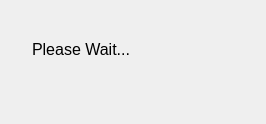
<?xml version="1.0" encoding="UTF-8"?>
<ui version="4.0">
 <class>BusyDialog</class>
 <widget class="QDialog" name="BusyDialog">
  <property name="geometry">
   <rect>
    <x>0</x>
    <y>0</y>
    <width>266</width>
    <height>124</height>
   </rect>
  </property>
  <property name="windowTitle">
   <string>Please Wait...</string>
  </property>
  <property name="styleSheet">
   <string notr="true">QDialog { background-color : rgb(230, 240, 249);
					border-width: 1px; border-style: solid;
					border-color:   #D8D8D8;};</string>
  </property>
  <widget class="QWidget" name="">
   <property name="geometry">
    <rect>
     <x>12</x>
     <y>22</y>
     <width>241</width>
     <height>89</height>
    </rect>
   </property>
   <layout class="QGridLayout" name="gridLayout">
    <property name="spacing">
     <number>8</number>
    </property>
    <item row="0" column="0">
     <spacer name="verticalSpacer_2">
      <property name="orientation">
       <enum>Qt::Vertical</enum>
      </property>
      <property name="sizeType">
       <enum>QSizePolicy::Minimum</enum>
      </property>
      <property name="sizeHint" stdset="0">
       <size>
        <width>20</width>
        <height>13</height>
       </size>
      </property>
     </spacer>
    </item>
    <item row="1" column="0">
     <spacer name="horizontalSpacer_2">
      <property name="orientation">
       <enum>Qt::Horizontal</enum>
      </property>
      <property name="sizeType">
       <enum>QSizePolicy::Minimum</enum>
      </property>
      <property name="sizeHint" stdset="0">
       <size>
        <width>13</width>
        <height>20</height>
       </size>
      </property>
     </spacer>
    </item>
    <item row="1" column="1" colspan="4">
     <widget class="QLabel" name="label">
      <property name="font">
       <font>
        <pointsize>12</pointsize>
       </font>
      </property>
      <property name="styleSheet">
       <string notr="true">QDilaog {background-color : transparent};</string>
      </property>
      <property name="text">
       <string>Please Wait...</string>
      </property>
     </widget>
    </item>
    <item row="1" column="8">
     <spacer name="horizontalSpacer">
      <property name="orientation">
       <enum>Qt::Horizontal</enum>
      </property>
      <property name="sizeType">
       <enum>QSizePolicy::Minimum</enum>
      </property>
      <property name="sizeHint" stdset="0">
       <size>
        <width>17</width>
        <height>20</height>
       </size>
      </property>
     </spacer>
    </item>
    <item row="2" column="1">
     <widget class="BusyIndicator" name="busyIndicator0">
      <property name="styleSheet">
       <string notr="true"/>
      </property>
      <property name="frameShape">
       <enum>QFrame::NoFrame</enum>
      </property>
      <property name="text">
       <string/>
      </property>
     </widget>
    </item>
    <item row="2" column="2">
     <widget class="BusyIndicator" name="busyIndicator1">
      <property name="styleSheet">
       <string notr="true"/>
      </property>
      <property name="text">
       <string/>
      </property>
     </widget>
    </item>
    <item row="2" column="3">
     <widget class="BusyIndicator" name="busyIndicator2">
      <property name="styleSheet">
       <string notr="true"/>
      </property>
      <property name="text">
       <string/>
      </property>
     </widget>
    </item>
    <item row="2" column="4">
     <widget class="BusyIndicator" name="busyIndicator3">
      <property name="styleSheet">
       <string notr="true"/>
      </property>
      <property name="text">
       <string/>
      </property>
     </widget>
    </item>
    <item row="2" column="5">
     <widget class="BusyIndicator" name="busyIndicator4">
      <property name="text">
       <string/>
      </property>
     </widget>
    </item>
    <item row="2" column="6">
     <widget class="BusyIndicator" name="busyIndicator5">
      <property name="text">
       <string/>
      </property>
     </widget>
    </item>
    <item row="2" column="7">
     <widget class="BusyIndicator" name="busyIndicator6">
      <property name="text">
       <string/>
      </property>
     </widget>
    </item>
    <item row="3" column="0">
     <spacer name="verticalSpacer">
      <property name="orientation">
       <enum>Qt::Vertical</enum>
      </property>
      <property name="sizeType">
       <enum>QSizePolicy::Minimum</enum>
      </property>
      <property name="sizeHint" stdset="0">
       <size>
        <width>20</width>
        <height>13</height>
       </size>
      </property>
     </spacer>
    </item>
   </layout>
  </widget>
 </widget>
 <customwidgets>
  <customwidget>
   <class>BusyIndicator</class>
   <extends>QLabel</extends>
   <header location="global">Waiting/BusyIndicator.h</header>
  </customwidget>
 </customwidgets>
 <resources/>
 <connections/>
</ui>
